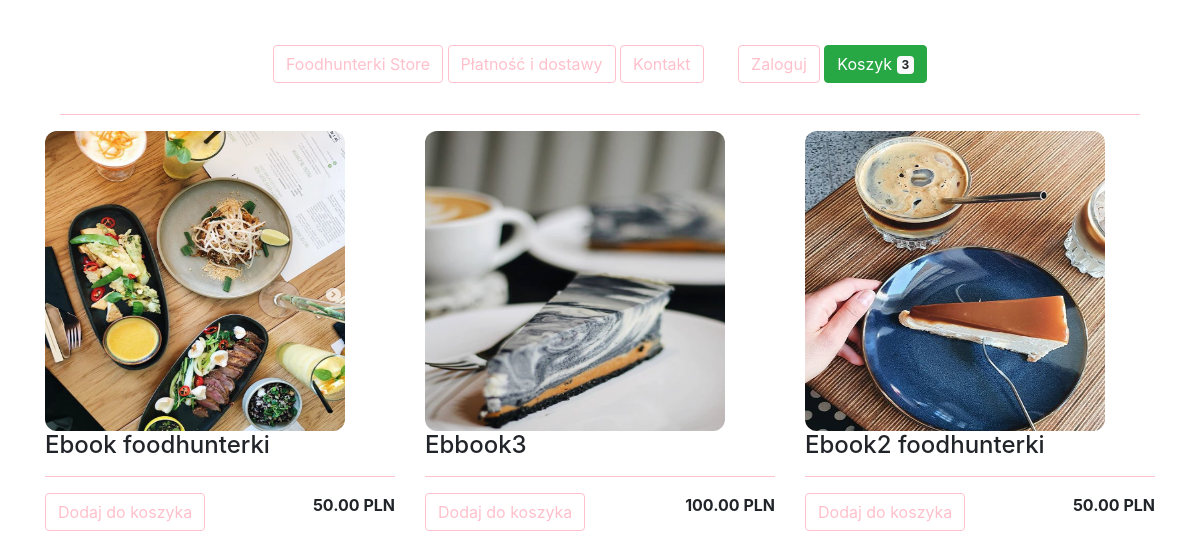
The app's page / (signed in) with its own data.
### fhstore/models.py (models this page shows, shortened)
class Product(models.Model):
    name = models.CharField(max_length=200)
    price = models.DecimalField(max_digits=7, decimal_places=2)
    digital = models.BooleanField(default=False, null=True, blank=True)
    image = models.ImageField(null=True, blank=True)
    @property
    def imageURL(self):
        try:
            url = self.image.url
        except:
            url = ''
        return url

### fhstore/views.py (the view)
# urls.py: path('', views.store, name='store'),
def store(request):
    data = cartData(request)
    cartItems = data['cartItems']
    products = Product.objects.all()
    context = {'products': products, 'cartItems': cartItems}
    return render(request, 'fhstore/store.html', context)

### fhstore/models.py (called while the page is built)
    @property
    def get_cart_items(self):
        orderitems = self.orderitem_set.all()
        total = sum([item.quantity for item in orderitems])
        return total

### fhstore/utils.py (called while the page is built)
def cartData(request):
    if request.user.is_authenticated:
        customer = request.user.customer
        order, created = Order.objects.get_or_create(customer=customer, complete=False)
        items = order.orderitem_set.all()
        cartItems = order.get_cart_items
    else:
        cookieData = cookieCart(request)
        cartItems = cookieData['cartItems']
        order = cookieData['order']
        items = cookieData['items']
    return {'cartItems':cartItems, 'order':order, 'items':items}

### fhstore/templates/fhstore/store.html
{% extends 'fhstore/base.html' %}
{% load static %}
{% block content %}
    <div class="row">
    {% for product in products %}
        <div class="col-lg-4">
            <img class="thumbnail" src="{{product.imageURL}}">
            <div class="box-element-item">
                <h4>{{product.name}}</h4>
                <hr class="horizontal-line">
                <a data-product={{product.id}} data-action="add" class="btn btn-outline-light add-btn update-cart">Dodaj do koszyka</a>
                <h7 style="display: inline-block; float: right"><strong>{{product.price|floatformat:2}} PLN</strong></h7>
            </div>
        </div>
    {% endfor %}
    </div>
{% endblock content %}

### static/css/main.css (style rules this page uses)
.horizontal-line { color: pink; border-color: pink; }
.btn.btn-outline-light { color:pink; border-color: pink; }
.thumbnail { align-self: center; width: 300px; height: 300px; border-radius: 12px; }

### records on screen
Product: imageURL (picture), name "Ebook foodhunterki", price "50.00"
Product: imageURL (picture), name "Ebbook3", price "100.00"
Product: imageURL (picture), name "Ebook2 foodhunterki", price "50.00"

### other values on screen
{{ cartItems }} "3"
